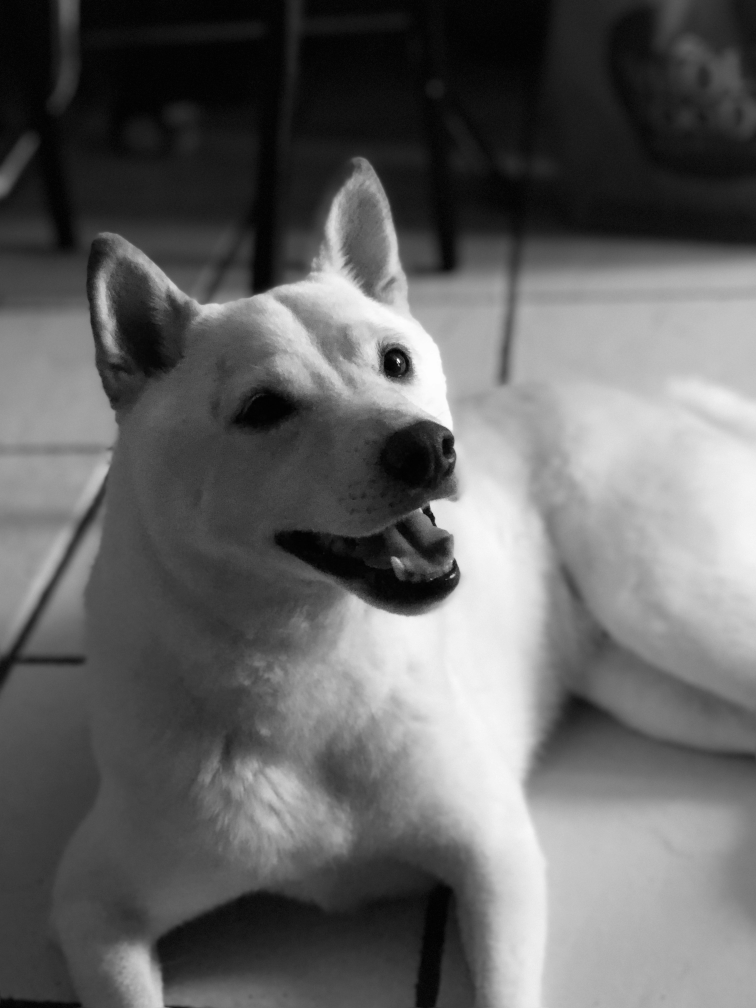
%> input picture q2/cachorro.jpg, 3024 x 4032 px (shown at 1/4 size)
$ octave tex.m   (GNU Octave 9; MATLAB toolbox functions it lacks are replaced by stand-ins)
%> lines starting %> are read from the running program, lines starting %| are printed output that depends on the picture
mkdir('.out');

imwrite(imresize(imread('doca.jpg'), [NaN, 300]), '.out/doca.png');
imwrite(imresize(imread('cachorro.jpg'), [NaN, 300]), '.out/cachorro.png');

imwrite(imread('borboleta.jpg'), '.out/borboleta.png');
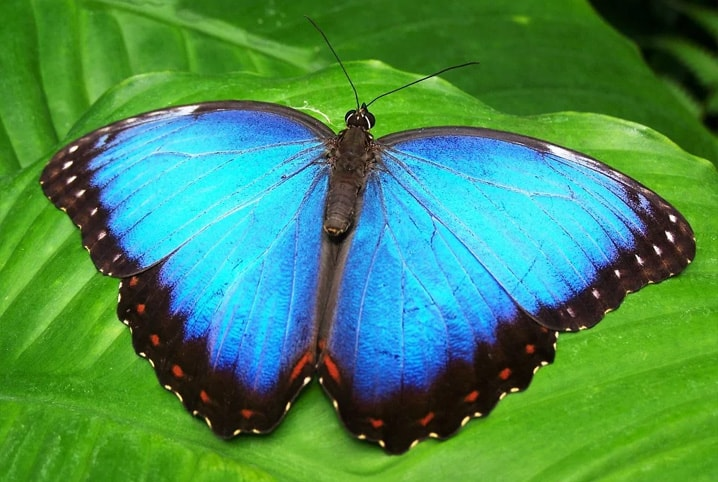
%> input picture q2/borboleta.jpg, 718 x 482 px
imwrite(imread('raposa.jpg'), '.out/raposa.png');
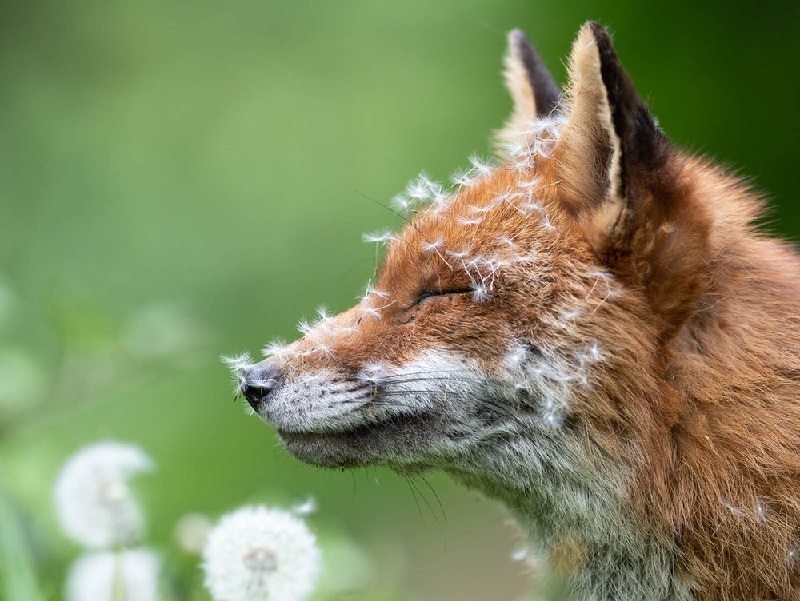
%> input picture q2/raposa.jpg, 800 x 601 px
